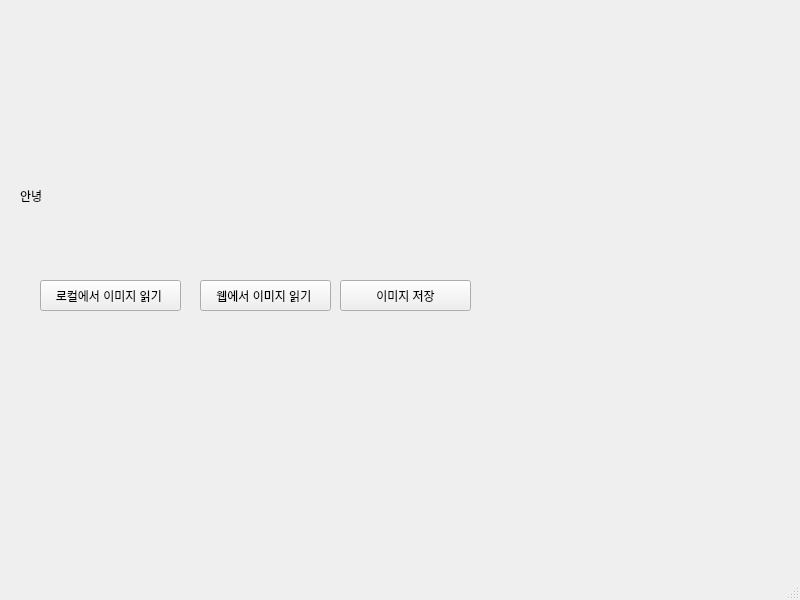
<?xml version="1.0" encoding="UTF-8"?>
<ui version="4.0">
 <class>MainWindow</class>
 <widget class="QMainWindow" name="MainWindow">
  <property name="geometry">
   <rect>
    <x>0</x>
    <y>0</y>
    <width>800</width>
    <height>600</height>
   </rect>
  </property>
  <property name="windowTitle">
   <string>MainWindow</string>
  </property>
  <widget class="QWidget" name="centralwidget">
   <widget class="QLabel" name="label">
    <property name="geometry">
     <rect>
      <x>20</x>
      <y>70</y>
      <width>471</width>
      <height>251</height>
     </rect>
    </property>
    <property name="text">
     <string>안녕</string>
    </property>
   </widget>
   <widget class="QPushButton" name="btn_loadFromFile">
    <property name="geometry">
     <rect>
      <x>40</x>
      <y>280</y>
      <width>141</width>
      <height>31</height>
     </rect>
    </property>
    <property name="text">
     <string>로컬에서 이미지 읽기 </string>
    </property>
   </widget>
   <widget class="QPushButton" name="btn_loadFromWeb">
    <property name="geometry">
     <rect>
      <x>200</x>
      <y>280</y>
      <width>131</width>
      <height>31</height>
     </rect>
    </property>
    <property name="text">
     <string>웹에서 이미지 읽기 </string>
    </property>
   </widget>
   <widget class="QPushButton" name="btn_savePicture">
    <property name="geometry">
     <rect>
      <x>340</x>
      <y>280</y>
      <width>131</width>
      <height>31</height>
     </rect>
    </property>
    <property name="text">
     <string>이미지 저장</string>
    </property>
   </widget>
  </widget>
  <widget class="QMenuBar" name="menubar">
   <property name="geometry">
    <rect>
     <x>0</x>
     <y>0</y>
     <width>800</width>
     <height>21</height>
    </rect>
   </property>
  </widget>
  <widget class="QStatusBar" name="statusbar"/>
 </widget>
 <resources/>
 <connections/>
</ui>
